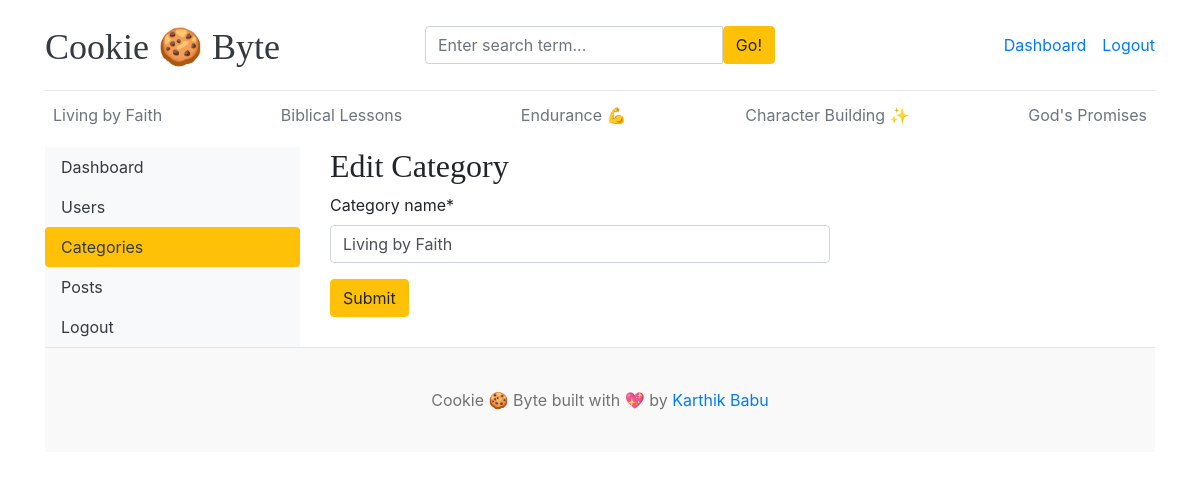
The page /dashboard/categories/edit/9/ (signed in) on the database its author committed.
### blogs/models.py (models this page shows, shortened)
class Category(models.Model):
    category_name = models.CharField(max_length=50, unique=True)
    created_at = models.DateTimeField(auto_now_add=True)
    updated_at = models.DateTimeField(auto_now=True)
    class Meta:
        verbose_name_plural = 'categories'

### dashboards/views.py (the view)
# urls.py: path('categories/edit/<int:pk>/', views.edit_category, name='edit_category'),
@login_required(login_url='login')
def edit_category(request, pk):
    category = get_object_or_404(Category,pk=pk)
    if request.method == "POST":
        form = CategoryForm(request.POST,instance=category)
        if form.is_valid():
            form.save()
            return redirect('categories')
    form = CategoryForm(instance=category)
    context = {
        'form':form,
        'category':category,
    }
    return render(request, 'dashboard/edit_category.html', context)

### dashboards/forms.py
class CategoryForm(forms.ModelForm):
    class Meta:
        model = Category
        fields = '__all__'

### blogs/context_processors.py (called while the page is built)
def get_categories(request):
    categories = Category.objects.all()
    return dict(categories=categories)

def get_social_links(request):
    social_links = SocialLink.objects.all()
    return dict(social_links=social_links)

### templates/dashboard/edit_category.html (shortened to what this page needs)
{% extends 'base.html' %}
{% block content %}
{% load crispy_forms_tags %}
<div class="row">
  {% include 'dashboard/sidebar.html' %}
  <div class="col-md-9">
    <h2>Edit Category </h2>
    <form action="{% url 'edit_category' category.id %}" method="POST" style="width:500px">
      {{ form | crispy }}
      <button type="submit" class="btn btn-warning">Submit</button>
    </form>
</div>
</div>
{% endblock %}

### templates/base.html (shortened to what this page needs)
{% load static %}
<!DOCTYPE html>
<html lang="en">
<head>
    <link href="https://getbootstrap.com/docs/4.0/dist/css/bootstrap.min.css" rel="stylesheet">
    <link href="{% static 'css/blog.css' %}" rel="stylesheet">
    <link rel="stylesheet" href="https://cdnjs.cloudflare.com/ajax/libs/font-awesome/4.7.0/css/font-awesome.min.css">
  </head>
<body>
    <div class="container">
      <header class="blog-header py-3">
        <div class="row flex-nowrap justify-content-between align-items-center">
          <div class="col-4 pt-1">
            <a class="blog-header-logo text-dark" href="/">Cookie 🍪 Byte</a>
          </div>
            <div class="col-4">
                <form action="{% url 'search' %}" method="GET">
                    <div class="input-group">
                        <input class="form-control" type="text" name="keyword" value="{{ keyword }}" placeholder="Enter search term..." aria-label="Enter search term..." aria-describedby="button-search" />
                        <button type="submit" class="btn btn-warning" id="button-search" type="button">Go!</button>
                    </div>
                </form>
            </div>
          <div class="col-4 d-flex justify-content-end align-items-center">
              {% if not user.is_authenticated %}
            <a class="btn btn-sm btn-warning" href="{% url 'login' %}">Login</a> &nbsp;
            <a class="btn btn-sm btn-outline-secondary" href="{% url 'register' %}">Register</a>
              {% else %}
              <span> <a href="{% url 'dashboard' %}">Dashboard</a></span>
                <span><a href="{% url 'logout' %}">Logout</a></span>
             {% endif %}
          </div>
        </div>
      </header>
      <div class="nav-scroller py-1 mb-2">
        <nav class="nav d-flex justify-content-between">
          {% for cat in categories %}
          <a class="p-2 text-muted" href="{% url 'posts_by_category' cat.id %}">{{cat.category_name}}</a>
          {% endfor %}
        </nav>
      </div>
        {% block content %}
        {% endblock %}
        <footer class="blog-footer">
  <p>Cookie 🍪 Byte built with 💖 by <a href="#">Karthik Babu</a></p>
</footer>
</body>
</html>

### blog_main/static/css/blog.css (style rules this page uses)
.blog-header { border-bottom: 1px solid #e5e5e5; }
.blog-header-logo { font-family: "Playfair Display", Georgia, "Times New Roman", serif; font-size: 2.25rem; }
h1, h2, h3, h4, h5, h6 { font-family: "Playfair Display", Georgia, "Times New Roman", serif; }
.blog-footer { padding: 2.5rem 0; color: #727272; text-align: center; background-color: #f9f9f9; border-top: .05rem solid #e5e5e5; }
.blog-footer p:last-child { margin-bottom: 0; }

### rows shown on the page
Category: category_name "Living by Faith"
Category: category_name "Biblical Lessons"
Category: category_name "Endurance 💪"
Category: category_name "Character Building ✨"
Category: category_name "God's Promises"
